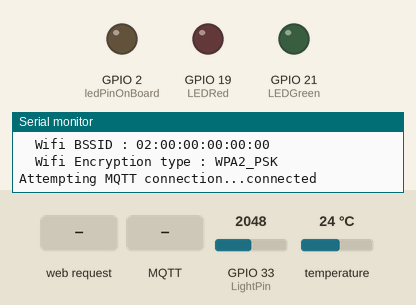
Recording of a sketch running on a simulated ESP32. Parts: output pins drawn as LEDs (lit = HIGH), the last lines printed to the serial monitor. Inputs (shaded band) come from the test bench; at power-on: GPIO 33 (LightPin) = 2048, temperature 24 °C. WiFi joins after 1.5 s; servers stay silent unless stated; uploads are accepted with an empty reply; no MQTT or app messages arrive unless stated.

Above: at 2.9 s.
3.0 s: HTTP request GET /open received
At 3.9 s:
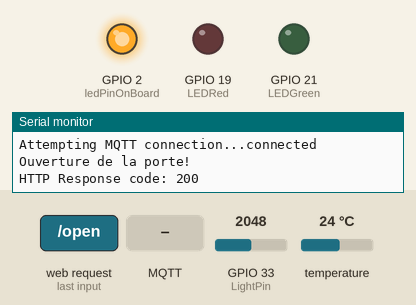
4.7 s: MQTT message "green" arrives on the first subscribed topic
At 14.0 s:
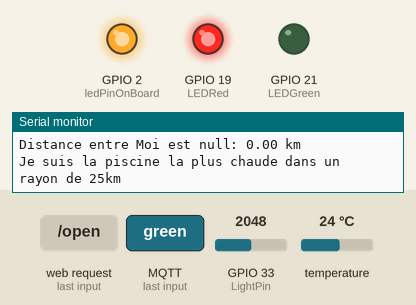
35.3 s: HTTP request GET /open?idu=green received
At 66.3 s:
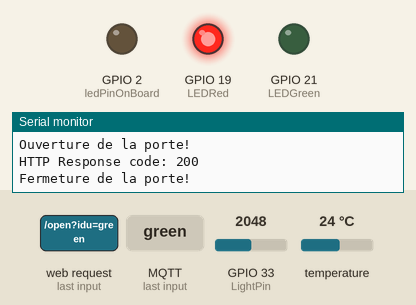
Timing chart, 0 to 67.8 s (numbered marks = the images above; inputs shaded):
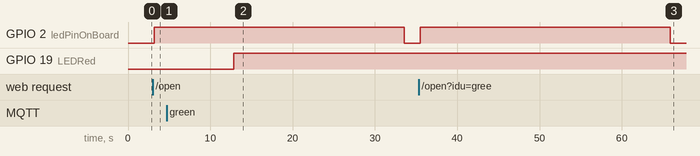

Measured:
- after the input at 3.0 s, GPIO 2 (ledPinOnBoard): LOW → HIGH after 0.21 s
- after the input at 4.7 s, GPIO 19 (LEDRed): LOW → HIGH after 8.1 s
- after the input at 35.3 s, GPIO 2 (ledPinOnBoard): LOW → HIGH after 0.21 s, → LOW 30.4 s later

The sketch:

waterbnb.ino
```cpp
#include <WiFi.h>
#include <PubSubClient.h>
#include <Wire.h>
#include "classic_setup.h"
#include "ESPAsyncWebServer.h"
#include <HTTPClient.h>
#include <ArduinoJson.h>

/* Pour pouvoir envoyer les données à Mongo Atlas */
//#define mongo "https://eu-west-2.aws.data.mongodb-api.com/app/data-fuvth/endpoint/data/v1"
#include <WiFiClientSecure.h>

/* Application Node.JS */
const char* service = "https://servicejs-guo-hakobyan.onrender.com/insert";
//const char* service = "http://172.20.10.2/insert";

/* Capteur de temperature OneWire */
#include "OneWire.h"
#include "DallasTemperature.h"
OneWire oneWire(23);
DallasTemperature tempSensor(&oneWire);
/* Capteur de temperature DHT */
//#include <DHT.h>
//#define DHTPIN 4
//#define DHTTYPE DHT11
//DHT dht(DHTPIN, DHTTYPE);

/*===== Create AsyncWebServer object on port 80 ========*/
AsyncWebServer server(80);

/*===== MQTT broker/server ========*/
const char* mqtt_server = "test.mosquitto.org";

/*===== MQTT TOPIC ===============*/
#define TOPIC_PISCINE "uca/iot/piscine"

/*===== ESP is MQTT Client =======*/
WiFiClient espClient;
PubSubClient client(espClient);

/*============= GPIO ==============*/
const int LEDRed = 19;
const int LEDGreen = 21;
const int LightPin = A5;
const int ledPinOnBoard = 2;
float temperature = 0;
int light = 0;

unsigned long ouverture;
const unsigned long dureeOuverture = 30000; // 30 sec

// Résidence Newton, 2400 Route des Dolines, 06560 Valbonne, France
double latitude = 43.62454;
double longitude = 7.050628;
// 189 Impasse des PLATANES, 83600 Fréjus, France
//double latitude = 43.440419;
//double longitude = 6.761018;

const char* id_piscine = "P_22107039";

String WifiSSID;
String MAC;
String IP;

int isTheHotter;

// Ce tableau contiendra tous les users présents dans l'enceinte de la piscine
String inThePool[10]; // Supposons que la piscine peut accueillir 10 personnes max.

String target_ip = "127.0.0.1";
int target_port = 1880;
int sp = 2;

int cpt;

/*===== Arduino IDE paradigm : setup+loop =====*/
void setup() {
  Serial.begin(9600);
  while (!Serial);

  connect_wifi();
  print_network_status();

  cpt = 0;

  // Initialize the output variables as outputs
  pinMode(LEDRed, OUTPUT);
  pinMode(LEDGreen, OUTPUT);
  digitalWrite(LEDRed, LOW);
  digitalWrite(LEDGreen, LOW);
  pinMode(ledPinOnBoard, OUTPUT);

  // Init temperature sensor
  tempSensor.begin();

  /* SSID/MAC/IP */
  WifiSSID = String(WiFi.SSID());
  MAC = String(WiFi.macAddress());
  IP = WiFi.localIP().toString();

  isTheHotter = 0;

  server.on("/", HTTP_GET, [](AsyncWebServerRequest *request){
    request->send(200, "text/plain", "Hello from ESP32!");
  });

  /* Handler sur /open */
  server.on("/open", HTTP_GET, [](AsyncWebServerRequest *request){
    // On récupère le client id
    String cID = String(request->arg("idu"));
    String cLat = String(request->arg("lat"));
    String cLon = String(request->arg("lon"));
    String cDate = String(request->arg("date"));
    //Serial.println("id: "+String(cID)+" | date: "+String(cDate)+" | lat: "+String(cLat)+" | lon: "+String(cLon));

    // Si la distance est inférieur à 100 m
    int distance = get_Distance(cLat, cLon);
    if(distance <= 100) {
      // S'il n'est pas déjà enregistré, on l'ajoute. Signifiant que l'utilisateur veut entrer
      if(is_In_Array(cID, inThePool, 10)==false) {
        // On trouve le prochain index libre
        int idx = find_Next_Index(inThePool, 10);
        if(idx != -1) {
          inThePool[idx] = cID; // On ajoute ce client id au tableau
          request->send(200, "text/plain", "Pool doors openned!"); // Ouverture

          // Insertion dans mongodb
          //ouverture = millis();
          Serial.println("Ouverture de la porte!");
          set_LED("blue", 1);
          send_to_service(String(id_piscine), String(cID), String(cDate), "let me in!");
          //send_to_service(String(id_piscine), String(cID), "09/06/2023", "let me in!");

        } else {
          // Si le tableau est plein, alors la piscine accueil le nombre max de personnes
          request->send(200, "text/plain", "Access denied, the pool is full of people!"); // Refus
        }
      } else {
        // S'il est déjà enregistré, on le retire. Signifiant que l'utilisateur veut sortir
        remove_Item_From_Array(cID, inThePool, 10);

        // Insertion dans mongodb
        //ouverture = millis();
        Serial.println("Ouverture de la porte!");
        set_LED("blue", 1);
        send_to_service(String(id_piscine), String(cID), String(cDate), "let me out!");
        //send_to_service(String(id_piscine), String(cID), "09/06/2023", "let me out!");

        request->send(200, "text/plain", "Pool doors openned! See you soon!"); // Ouverture
      }
      request->send(200, "text/plain", "Access denied, you are too far from the pool"); // Refus
    }
  });

  server.begin();

  // set server of our client
  client.setServer(mqtt_server, 1883);
  // set callback when publishes arrive for the subscribed topic
  client.setCallback(mqtt_pubcallback);
}

/*============= FUNCTIONS ===================*/
// Trouve le prochain index libre dans un array
int find_Next_Index(String array[], int size) {
  for (int i = 0; i < size; i++) {
    if (array[i].length() == 0) {
      return i;
    }
  }
  return -1;  // Le tableau est plein!
}

// Trouve si un item est dans un array
bool is_In_Array(const String& item, String array[], int size) {
  for (int i = 0; i < size; i++) {
    if (array[i] == item) {
      return true;  // Trouvé!
    }
  }
  return false;  // Non trouvé!
}

void remove_Item_From_Array(const String& item, String array[], int size) {
    for (int i = 0; i < size; i++) {
        if (array[i] == item) {
            for (int j = i; j < size - 1; j++) {
                array[j] = array[j + 1];
            }
            array[size - 1] = "";
            break;
        }
    }
}

void set_LED(String n, int v) {
  if (n == "green") {
    digitalWrite(LEDGreen, v);
  }
  else if(n == "red") {
    digitalWrite(LEDRed, v);
  } else {
    digitalWrite(ledPinOnBoard, v);
  }
}

// Version OneWire
float get_Temperature() {
  float t;
  tempSensor.requestTemperaturesByIndex(0);
  t = tempSensor.getTempCByIndex(0);
  return t;
}

// Version DHT
/*float get_Temperature() {
  float t;
  float h;
  t = dht.readTemperature();
  h = dht.readHumidity();
  if (isnan(t)) {
    return 0;
  }
  return t;
}*/

int get_Light(int LightPin) {
  return analogRead(LightPin);
}

double get_Distance(String lat, String lon) {
  double distance;

  WiFiClient client;
  HTTPClient http;
  String distanceServer = "http://api.distancematrix.ai/maps/api/distancematrix/json?origins=" + String(latitude, 5) + "," + String(longitude, 5) + "&destinations=" + lat + "," + lon + "&departure_time=now&key=MpbudmN4pzUikeEcoNt08t2MaE8bm";
  http.begin(client, distanceServer);
  int httpResponseCode = http.GET();
  String data = http.getString();
  StaticJsonDocument<512> jdoc;
  deserializeJson(jdoc, data);
  distance = jdoc["rows"][0]["elements"][0]["distance"]["value"];
  http.end();

  return distance;
}

void send_to_service(String pool, String cli, String date, String request) {
  WiFiClientSecure client;
  client.setInsecure();
  HTTPClient http;
  http.begin(client, String(service));

  http.addHeader("Content-Type", "application/json");

  String jsonPayload = "{\"pool\":\""+pool+"\",\"client\":\""+cli+"\",\"date\":\""+date+"\",\"request\":\""+request+"\"}";

  int httpResponseCode = http.POST(jsonPayload);

  if (httpResponseCode > 0) {
    Serial.print("HTTP Response code: ");
    Serial.println(httpResponseCode);

    String response = http.getString();
    Serial.println(response);
  } else {
    Serial.print("Error code: ");
    Serial.println(httpResponseCode);
  }

  http.end();
}

/*============== PUBLISH ===================*/
void mqtt_publish_data() {
  static uint32_t mqttTick = 0;
  if (sp <= 0 || ((millis() - mqttTick) < sp * 1000)) {
    return;
  } else {
    mqttTick = millis();

    char payload[512];
    client.setBufferSize(512); // Sinon le message n'est pas envoyé car trop long
    StaticJsonDocument<512> jsondoc;

    jsondoc["status"]["temperature"] = temperature;
    jsondoc["status"]["light"] = light;
    jsondoc["status"]["heat"] = String(digitalRead(LEDRed));
    jsondoc["status"]["cold"] = String(digitalRead(LEDGreen));
    if (get_Light(LightPin) <= 100) {
      jsondoc["status"]["fire"] = 1;
    }
    else {
      jsondoc["status"]["fire"] = 0;
    }
    jsondoc["info"]["ident"] = id_piscine;
    jsondoc["info"]["user"] = "Arman Hakobyan";
    jsondoc["info"]["description"] = "A Valbonne";
    //jsondoc["info"]["uptime"] = String(millis() / 1000);
    //jsondoc["info"]["ssid"] = WifiSSID;
    jsondoc["info"]["mac"] = MAC;
    jsondoc["info"]["ip"] = IP;
    jsondoc["info"]["loc"]["lat"] = latitude;
    jsondoc["info"]["loc"]["lon"] = longitude;
    //jsondoc["regul"]["sh"] = 30;
    //jsondoc["regul"]["sb"] = 10;
    jsondoc["reporthost"]["target_ip"] = target_ip;
    jsondoc["reporthost"]["target_port"] = String(target_port);
    jsondoc["reporthost"]["sp"] = String(sp);
    if (digitalRead(LEDGreen) == 1 || isTheHotter == 0) {
      jsondoc["piscine"]["led"] = "Green";
      jsondoc["piscine"]["color"] = "Green";
      jsondoc["piscine"]["fillcolor"] = "Green";
    }
    if (digitalRead(LEDRed) == 1 || isTheHotter == 1) {
      jsondoc["piscine"]["led"] = "Red";
      jsondoc["piscine"]["color"] = "Red";
      jsondoc["piscine"]["fillcolor"] = "Red";
   }
    if (get_Light(LightPin) < 2500) {
      jsondoc["piscine"]["presence"] = "Oui";
    }
    else {
      jsondoc["piscine"]["presence"] = "Non";
    }


    serializeJson(jsondoc, payload);

    // Publish
    if (!client.publish(TOPIC_PISCINE, payload)) {
      Serial.println("Error publishing message");
      Serial.println(strlen(payload));
    }
  }
}

/*============== CALLBACK ===================*/
void mqtt_pubcallback(char* topic, byte* message, unsigned int length) {
  /* Callback if a message is published on this topic. */
  String messageTemp;
  for (int i = 0; i < length; i++) {
    messageTemp += (char)message[i];
  }

  if (String(topic) == TOPIC_PISCINE) {
    StaticJsonDocument<512> jsondoc;
    deserializeJson(jsondoc, messageTemp);
    float topicTemp = float(jsondoc["status"]["temperature"]);
    String topicID = jsondoc["info"]["ident"];
    String topicMAC = jsondoc["info"]["mac"];
    String topicLAT = jsondoc["info"]["loc"]["lat"];
    String topicLON = jsondoc["info"]["loc"]["lon"];

    //Serial.println(topicID+" is at "+topicLAT+", "+topicLON);

    if(topicID != id_piscine){ // Si il ne s'agit pas de mon adresse mac, donc pas mon propre publish
      /*Serial.print("Message arrived on topic : ");
      Serial.println(topic);
      Serial.print("=> ");*/

      // Byte list to String and print to Serial
      messageTemp = "";
      for (int i = 0; i < length; i++) {
        Serial.print((char)message[i]);
        messageTemp += (char)message[i];
      }
      Serial.println();

      double topicDistance = get_Distance(topicLAT, topicLON);
      Serial.println("Distance entre Moi est "+topicID+": "+String(topicDistance/1000)+" km");
      //if(topicDistance != 9999999.00) {
      if(topicDistance/1000 <= 25){
        if(temperature > topicTemp){
          Serial.println("Je suis la piscine la plus chaude dans un rayon de 25km");
          isTheHotter = 1;
          set_LED("green", 0);
          set_LED("red", 1);
        }
        else {
          Serial.println("Rien à signaler niveau temperature");
          isTheHotter = 0;
          set_LED("green", 1);
          set_LED("red", 0);
        }
      }
      //}
    }
  }
}

/*============= SUBSCRIBE =====================*/
void mqtt_mysubscribe(char *topic) {
  /* Subscribe to a MQTT topic  */
  while (!client.connected()) { // Loop until we're reconnected

    Serial.print("Attempting MQTT connection...");
    if (client.connect("armanhkb", NULL, NULL)) { // ID & Password
      Serial.println("connected");
      // then Subscribe topic
      client.subscribe(topic);
    } else {
      Serial.print("failed, rc=");
      Serial.print(client.state());

      Serial.println(" try again in 5 seconds");
      delay(5000); // Wait 5 seconds before retrying
    }
  }
}

/*================= LOOP ======================*/
void loop() {
  int32_t period = 10000; // 10 sec
  /*--- subscribe to TOPIC_PISCINE if not yet ! */
  if (!client.connected()) {
    mqtt_mysubscribe((char *)(TOPIC_PISCINE));
  }

  // Ferme la porte si 30 sec sont passées depuis son ouverture
  /*if (millis() - ouverture >= dureeOuverture) {
    set_LED("blue", 0);

    // Reset
    ouverture = 0;
  }*/

  /*--- Publish Temperature periodically   */
  delay(period);

  if(digitalRead(ledPinOnBoard)) {
    cpt += 1;
    if(cpt>=3) {
      set_LED("blue", 0);
      Serial.println("Fermeture de la porte!");
      cpt = 0;
    }
  }

  temperature = get_Temperature();
  light = get_Light(LightPin);

  // Debug
  //Serial.println("Temperature : "+String(temperature)+" |Light : "+String(light));

  // MQTT Publish
  mqtt_publish_data();

  /* Process MQTT ... une fois par loop() ! */
  client.loop();
}
```

classic_setup.h
```cpp
void connect_wifi();
void print_network_status();
```

classic_setup.ino
```cpp
#include <WiFi.h>

#include <WiFiMulti.h>

WiFiMulti wifiMulti; // Creates an instance of the WiFiMulti class

/*------------------------*/
String translateEncryptionType(byte encryptionType) {
   // cf https://www.arduino.cc/en/Reference/WiFiEncryptionType
  switch (encryptionType) {
    case (WIFI_AUTH_OPEN):
      return "Open";
    case (WIFI_AUTH_WEP):
      return "WEP";
    case (WIFI_AUTH_WPA_PSK):
      return "WPA_PSK";
    case (WIFI_AUTH_WPA2_PSK):
      return "WPA2_PSK";
    case (WIFI_AUTH_WPA_WPA2_PSK):
      return "WPA_WPA2_PSK";
    case (WIFI_AUTH_WPA2_ENTERPRISE):
      return "WPA2_ENTERPRISE";
  }
}
/*------------------------*/
void print_network_status(){ // Utilisation de String !
  String s = "";
  s += "\tIP address : " + WiFi.localIP().toString() + "\n"; // bizarre IPAddress
  s += "\tMAC address : " + String(WiFi.macAddress()) + "\n";
  s += "\tWifi SSID : " + String(WiFi.SSID()) + "\n";
  s += "\tWifi Signal Strength : " + String(WiFi.RSSI()) + "\n";
  s += "\tWifi BSSID : " + String(WiFi.BSSIDstr()) + "\n";
  s += "\tWifi Encryption type : " + translateEncryptionType(WiFi.encryptionType(0))+ "\n";
  // a mon avis bug ! => manque WiFi.encryptionType() !
  Serial.print(s);
}
/*------------------------*/
void connect_wifi(){
 //  Set WiFi to station mode
 WiFi.mode(WIFI_STA);
 // and disconnect from an AP if
 // it was previously connected
 WiFi.disconnect();
 delay(100); // ms

 Serial.println(String("\nAttempting to connect to SSIDs : "));
 wifiMulti.addAP("iPhone-Arman", "ilovesql");

 while(wifiMulti.run() != WL_CONNECTED) {
   delay(1000);
   Serial.print(".");
 }

 if(wifiMulti.run() == WL_CONNECTED) {
   Serial.print("\nWiFi connected : \n");
  }
}
```
